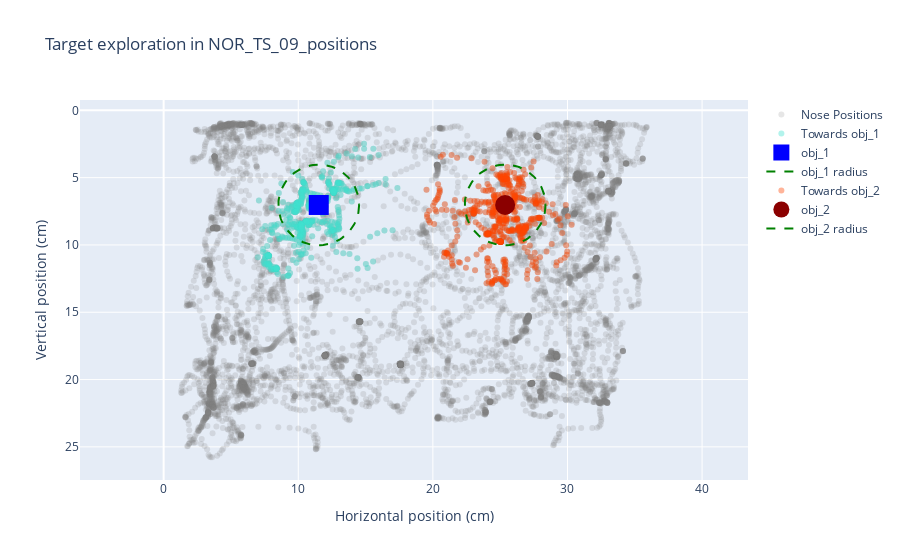

Here is the notebook cell this chart was saved with:
### Markdown cell above
---
#### 2. We can open an example file and see what is inside

### Code cell
# Select an example file
example_path = rst.choose_example_positions(params, look_for = 'TS_09', suffix= '_positions.csv')

# Plot mouse exploration around multiple targets
rst.plot_positions(params, example_path)
